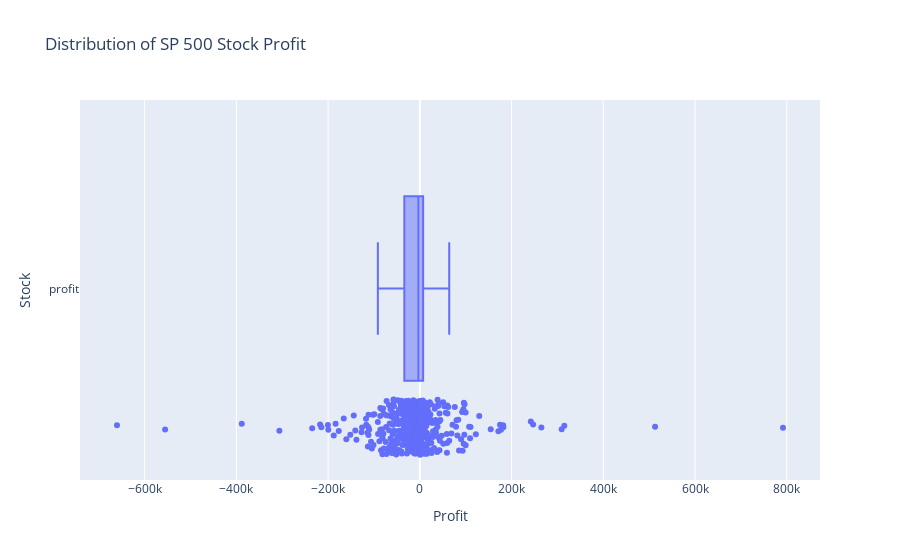
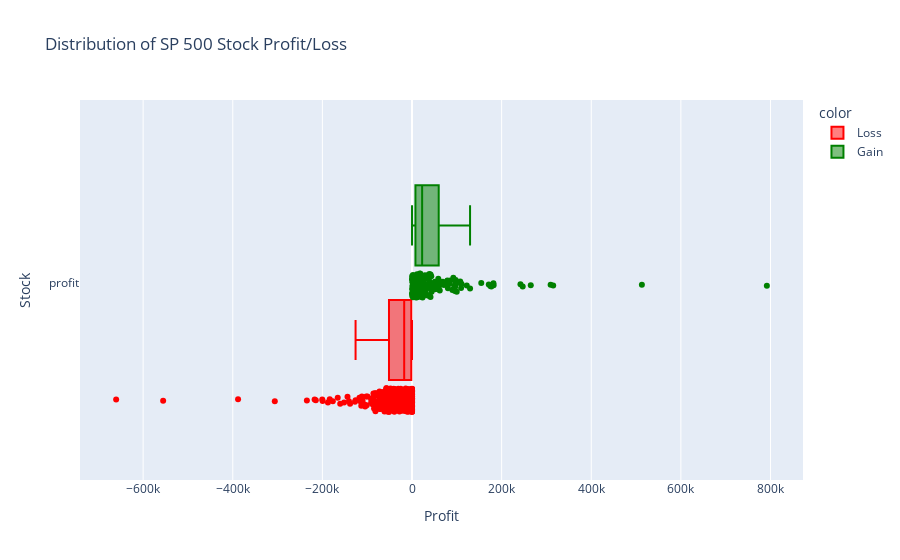

The notebook cell saved with these charts, in order:
### Markdown cell above
## Data Clean and Analysis

Prior to pulling data from yahoo, each stocks dataframe was checked for nulls and they were removed.  Although we are looking for the top profitable stock from the SP 500 following box plot shows the profit distribution of all 500 stocks.

### Code cell
#Generate box plot of all 500 stocks
path = Path("resources/profitable_stock.csv")

profitable_portfolio_df = pd.read_csv(path, index_col=0)

all_profit_plot = px.box(profitable_portfolio_df["profit"], orientation='h', points='all', 
                                    title="Distribution of SP 500 Stock Profit",
                                    labels = {'variable':'Stock','value':'Profit'})

profit_plot = px.box(profitable_portfolio_df["profit"], orientation='h', points='all', 
                                    title="Distribution of SP 500 Stock Profit/Loss",
                                    labels = {'variable':'Stock','value':'Profit'},
                                    color_discrete_sequence=["red", "green"],
                                    color=(profitable_portfolio_df['profit'] > 0).map({False: 'Loss',
                                                    True: 'Gain'}),)
all_profit_plot.show()
profit_plot.show()

### Figure 1 — Plotly figure (JSON) as saved in the notebook; plotly's stock layout.template omitted (floating-point values rounded to 4 significant figures; data arrays with more than 128 entries replaced by an {"elided": "..."} marker saying what was removed)
{"data": [{"alignmentgroup": "True", "boxpoints": "all", "hovertemplate": "Profit=%{x}<br>Stock=%{y}<extra></extra>", "legendgroup": "", "marker": {"color": "#636efa"}, "name": "", "notched": false, "offsetgroup": "", "orientation": "h", "showlegend": false, "type": "box", "x": {"elided": "503 int values"}, "x0": " ", "xaxis": "x", "y": {"elided": "503 str values"}, "y0": " ", "yaxis": "y"}], "layout": {"boxmode": "group", "legend": {"tracegroupgap": 0}, "title": {"text": "Distribution of SP 500 Stock Profit"}, "xaxis": {"anchor": "y", "domain": [0, 1], "title": {"text": "Profit"}}, "yaxis": {"anchor": "x", "domain": [0, 1], "title": {"text": "Stock"}}}}

### Figure 2 — Plotly figure (JSON) as saved in the notebook; plotly's stock layout.template omitted (floating-point values rounded to 4 significant figures; data arrays with more than 128 entries replaced by an {"elided": "..."} marker saying what was removed)
{"data": [{"alignmentgroup": "True", "boxpoints": "all", "hovertemplate": "color=Loss<br>Profit=%{x}<br>Stock=%{y}<extra></extra>", "legendgroup": "Loss", "marker": {"color": "red"}, "name": "Loss", "notched": false, "offsetgroup": "Loss", "orientation": "h", "showlegend": true, "type": "box", "x": {"elided": "341 int values"}, "x0": " ", "xaxis": "x", "y": {"elided": "341 str values"}, "y0": " ", "yaxis": "y"}, {"alignmentgroup": "True", "boxpoints": "all", "hovertemplate": "color=Gain<br>Profit=%{x}<br>Stock=%{y}<extra></extra>", "legendgroup": "Gain", "marker": {"color": "green"}, "name": "Gain", "notched": false, "offsetgroup": "Gain", "orientation": "h", "showlegend": true, "type": "box", "x": {"elided": "162 int values"}, "x0": " ", "xaxis": "x", "y": {"elided": "162 str values"}, "y0": " ", "yaxis": "y"}], "layout": {"boxmode": "group", "legend": {"title": {"text": "color"}, "tracegroupgap": 0}, "title": {"text": "Distribution of SP 500 Stock Profit/Loss"}, "xaxis": {"anchor": "y", "domain": [0, 1], "title": {"text": "Profit"}}, "yaxis": {"anchor": "x", "domain": [0, 1], "title": {"text": "Stock"}}}}
